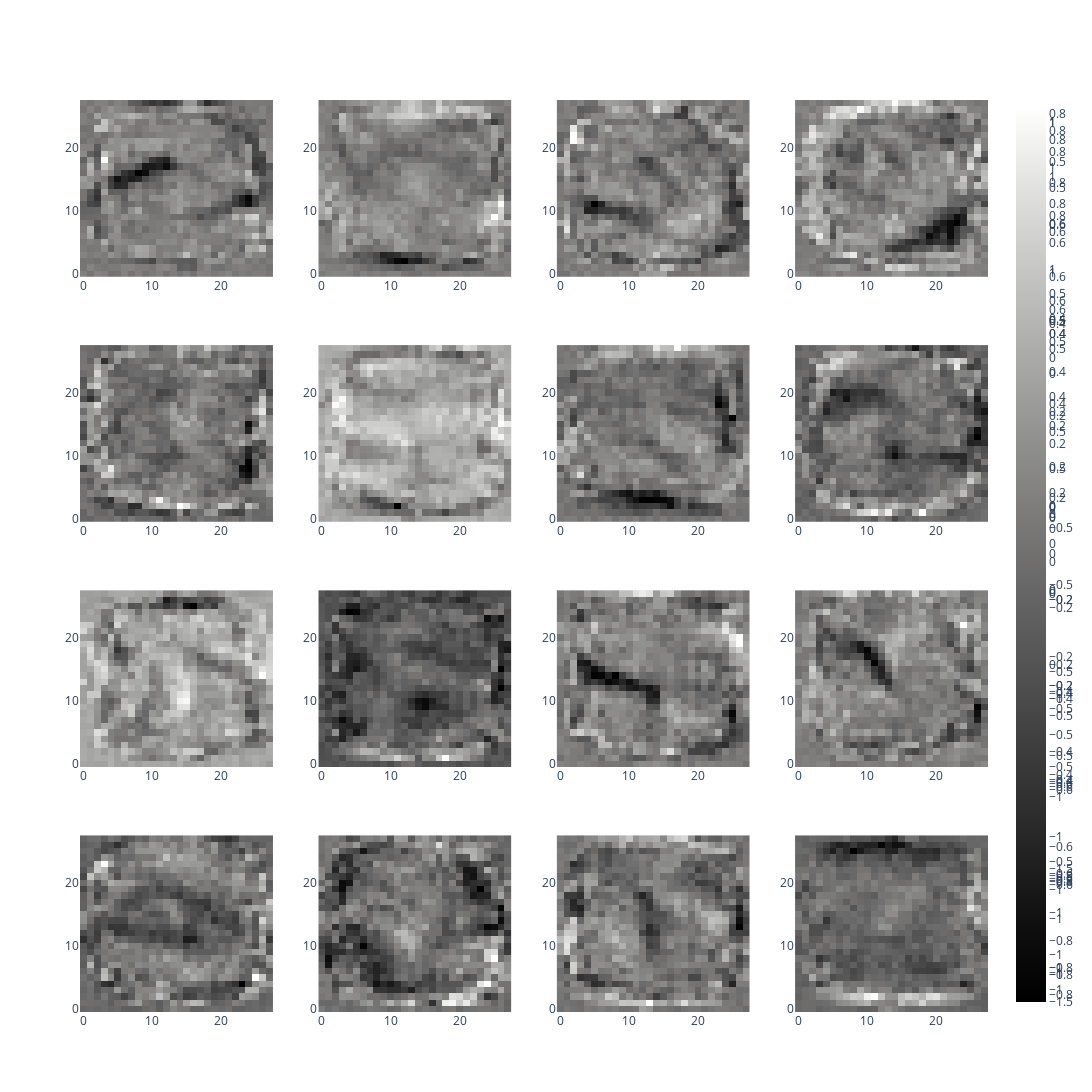

Notebook source saved alongside this figure:
### Markdown cell above
* Try the same thing with all the neurons of the first layer, can you see something interpretable? Youcan find help <a href="https://plotly.com/python/heatmaps/"> here </a> and <a href="https://plotly.com/python/subplots/"> here </a>.

### Code cell
from plotly.subplots import make_subplots
fig = make_subplots(rows=first_layer_weights.shape[1]//4, cols=4)
for i in range(first_layer_weights.shape[1]):
  row = i//4
  col = i - i//4*4
  neuron = first_layer_weights.numpy()[:,i]
  img = neuron.reshape([28,28])
  fig.add_trace(go.Heatmap(z=img, colorscale="gray"), row=row+1, col=col+1)

fig.update_layout(height=16*400/4, width=1200)

fig.show()

### Figure 1 — Plotly figure (JSON) as saved in the notebook; plotly's stock layout.template omitted (floating-point values rounded to 4 significant figures; data arrays with more than 128 entries replaced by an {"elided": "..."} marker saying what was removed)
{"data": [{"colorscale": [[0, "rgb(0, 0, 0)"], [0.09091, "rgb(16, 16, 16)"], [0.1818, "rgb(38, 38, 38)"], [0.2727, "rgb(59, 59, 59)"], [0.3636, "rgb(81, 80, 80)"], [0.4545, "rgb(102, 101, 101)"], [0.5455, "rgb(124, 123, 122)"], [0.6364, "rgb(146, 146, 145)"], [0.7273, "rgb(171, 171, 170)"], [0.8182, "rgb(197, 197, 195)"], [0.9091, "rgb(224, 224, 223)"], [1, "rgb(254, 254, 253)"]], "type": "heatmap", "xaxis": "x", "yaxis": "y", "z": {"elided": "28x28 float values"}}, {"colorscale": [[0, "rgb(0, 0, 0)"], [0.09091, "rgb(16, 16, 16)"], [0.1818, "rgb(38, 38, 38)"], [0.2727, "rgb(59, 59, 59)"], [0.3636, "rgb(81, 80, 80)"], [0.4545, "rgb(102, 101, 101)"], [0.5455, "rgb(124, 123, 122)"], [0.6364, "rgb(146, 146, 145)"], [0.7273, "rgb(171, 171, 170)"], [0.8182, "rgb(197, 197, 195)"], [0.9091, "rgb(224, 224, 223)"], [1, "rgb(254, 254, 253)"]], "type": "heatmap", "xaxis": "x2", "yaxis": "y2", "z": {"elided": "28x28 float values"}}, {"colorscale": [[0, "rgb(0, 0, 0)"], [0.09091, "rgb(16, 16, 16)"], [0.1818, "rgb(38, 38, 38)"], [0.2727, "rgb(59, 59, 59)"], [0.3636, "rgb(81, 80, 80)"], [0.4545, "rgb(102, 101, 101)"], [0.5455, "rgb(124, 123, 122)"], [0.6364, "rgb(146, 146, 145)"], [0.7273, "rgb(171, 171, 170)"], [0.8182, "rgb(197, 197, 195)"], [0.9091, "rgb(224, 224, 223)"], [1, "rgb(254, 254, 253)"]], "type": "heatmap", "xaxis": "x3", "yaxis": "y3", "z": {"elided": "28x28 float values"}}, {"colorscale": [[0, "rgb(0, 0, 0)"], [0.09091, "rgb(16, 16, 16)"], [0.1818, "rgb(38, 38, 38)"], [0.2727, "rgb(59, 59, 59)"], [0.3636, "rgb(81, 80, 80)"], [0.4545, "rgb(102, 101, 101)"], [0.5455, "rgb(124, 123, 122)"], [0.6364, "rgb(146, 146, 145)"], [0.7273, "rgb(171, 171, 170)"], [0.8182, "rgb(197, 197, 195)"], [0.9091, "rgb(224, 224, 223)"], [1, "rgb(254, 254, 253)"]], "type": "heatmap", "xaxis": "x4", "yaxis": "y4", "z": {"elided": "28x28 float values"}}, {"colorscale": [[0, "rgb(0, 0, 0)"], [0.09091, "rgb(16, 16, 16)"], [0.1818, "rgb(38, 38, 38)"], [0.2727, "rgb(59, 59, 59)"], [0.3636, "rgb(81, 80, 80)"], [0.4545, "rgb(102, 101, 101)"], [0.5455, "rgb(124, 123, 122)"], [0.6364, "rgb(146, 146, 145)"], [0.7273, "rgb(171, 171, 170)"], [0.8182, "rgb(197, 197, 195)"], [0.9091, "rgb(224, 224, 223)"], [1, "rgb(254, 254, 253)"]], "type": "heatmap", "xaxis": "x5", "yaxis": "y5", "z": {"elided": "28x28 float values"}}, {"colorscale": [[0, "rgb(0, 0, 0)"], [0.09091, "rgb(16, 16, 16)"], [0.1818, "rgb(38, 38, 38)"], [0.2727, "rgb(59, 59, 59)"], [0.3636, "rgb(81, 80, 80)"], [0.4545, "rgb(102, 101, 101)"], [0.5455, "rgb(124, 123, 122)"], [0.6364, "rgb(146, 146, 145)"], [0.7273, "rgb(171, 171, 170)"], [0.8182, "rgb(197, 197, 195)"], [0.9091, "rgb(224, 224, 223)"], [1, "rgb(254, 254, 253)"]], "type": "heatmap", "xaxis": "x6", "yaxis": "y6", "z": {"elided": "28x28 float values"}}, {"colorscale": [[0, "rgb(0, 0, 0)"], [0.09091, "rgb(16, 16, 16)"], [0.1818, "rgb(38, 38, 38)"], [0.2727, "rgb(59, 59, 59)"], [0.3636, "rgb(81, 80, 80)"], [0.4545, "rgb(102, 101, 101)"], [0.5455, "rgb(124, 123, 122)"], [0.6364, "rgb(146, 146, 145)"], [0.7273, "rgb(171, 171, 170)"], [0.8182, "rgb(197, 197, 195)"], [0.9091, "rgb(224, 224, 223)"], [1, "rgb(254, 254, 253)"]], "type": "heatmap", "xaxis": "x7", "yaxis": "y7", "z": {"elided": "28x28 float values"}}, {"colorscale": [[0, "rgb(0, 0, 0)"], [0.09091, "rgb(16, 16, 16)"], [0.1818, "rgb(38, 38, 38)"], [0.2727, "rgb(59, 59, 59)"], [0.3636, "rgb(81, 80, 80)"], [0.4545, "rgb(102, 101, 101)"], [0.5455, "rgb(124, 123, 122)"], [0.6364, "rgb(146, 146, 145)"], [0.7273, "rgb(171, 171, 170)"], [0.8182, "rgb(197, 197, 195)"], [0.9091, "rgb(224, 224, 223)"], [1, "rgb(254, 254, 253)"]], "type": "heatmap", "xaxis": "x8", "yaxis": "y8", "z": {"elided": "28x28 float values"}}, {"colorscale": [[0, "rgb(0, 0, 0)"], [0.09091, "rgb(16, 16, 16)"], [0.1818, "rgb(38, 38, 38)"], [0.2727, "rgb(59, 59, 59)"], [0.3636, "rgb(81, 80, 80)"], [0.4545, "rgb(102, 101, 101)"], [0.5455, "rgb(124, 123, 122)"], [0.6364, "rgb(146, 146, 145)"], [0.7273, "rgb(171, 171, 170)"], [0.8182, "rgb(197, 197, 195)"], [0.9091, "rgb(224, 224, 223)"], [1, "rgb(254, 254, 253)"]], "type": "heatmap", "xaxis": "x9", "yaxis": "y9", "z": {"elided": "28x28 float values"}}, {"colorscale": [[0, "rgb(0, 0, 0)"], [0.09091, "rgb(16, 16, 16)"], [0.1818, "rgb(38, 38, 38)"], [0.2727, "rgb(59, 59, 59)"], [0.3636, "rgb(81, 80, 80)"], [0.4545, "rgb(102, 101, 101)"], [0.5455, "rgb(124, 123, 122)"], [0.6364, "rgb(146, 146, 145)"], [0.7273, "rgb(171, 171, 170)"], [0.8182, "rgb(197, 197, 195)"], [0.9091, "rgb(224, 224, 223)"], [1, "rgb(254, 254, 253)"]], "type": "heatmap", "xaxis": "x10", "yaxis": "y10", "z": {"elided": "28x28 float values"}}, {"colorscale": [[0, "rgb(0, 0, 0)"], [0.09091, "rgb(16, 16, 16)"], [0.1818, "rgb(38, 38, 38)"], [0.2727, "rgb(59, 59, 59)"], [0.3636, "rgb(81, 80, 80)"], [0.4545, "rgb(102, 101, 101)"], [0.5455, "rgb(124, 123, 122)"], [0.6364, "rgb(146, 146, 145)"], [0.7273, "rgb(171, 171, 170)"], [0.8182, "rgb(197, 197, 195)"], [0.9091, "rgb(224, 224, 223)"], [1, "rgb(254, 254, 253)"]], "type": "heatmap", "xaxis": "x11", "yaxis": "y11", "z": {"elided": "28x28 float values"}}, {"colorscale": [[0, "rgb(0, 0, 0)"], [0.09091, "rgb(16, 16, 16)"], [0.1818, "rgb(38, 38, 38)"], [0.2727, "rgb(59, 59, 59)"], [0.3636, "rgb(81, 80, 80)"], [0.4545, "rgb(102, 101, 101)"], [0.5455, "rgb(124, 123, 122)"], [0.6364, "rgb(146, 146, 145)"], [0.7273, "rgb(171, 171, 170)"], [0.8182, "rgb(197, 197, 195)"], [0.9091, "rgb(224, 224, 223)"], [1, "rgb(254, 254, 253)"]], "type": "heatmap", "xaxis": "x12", "yaxis": "y12", "z": {"elided": "28x28 float values"}}, {"colorscale": [[0, "rgb(0, 0, 0)"], [0.09091, "rgb(16, 16, 16)"], [0.1818, "rgb(38, 38, 38)"], [0.2727, "rgb(59, 59, 59)"], [0.3636, "rgb(81, 80, 80)"], [0.4545, "rgb(102, 101, 101)"], [0.5455, "rgb(124, 123, 122)"], [0.6364, "rgb(146, 146, 145)"], [0.7273, "rgb(171, 171, 170)"], [0.8182, "rgb(197, 197, 195)"], [0.9091, "rgb(224, 224, 223)"], [1, "rgb(254, 254, 253)"]], "type": "heatmap", "xaxis": "x13", "yaxis": "y13", "z": {"elided": "28x28 float values"}}, {"colorscale": [[0, "rgb(0, 0, 0)"], [0.09091, "rgb(16, 16, 16)"], [0.1818, "rgb(38, 38, 38)"], [0.2727, "rgb(59, 59, 59)"], [0.3636, "rgb(81, 80, 80)"], [0.4545, "rgb(102, 101, 101)"], [0.5455, "rgb(124, 123, 122)"], [0.6364, "rgb(146, 146, 145)"], [0.7273, "rgb(171, 171, 170)"], [0.8182, "rgb(197, 197, 195)"], [0.9091, "rgb(224, 224, 223)"], [1, "rgb(254, 254, 253)"]], "type": "heatmap", "xaxis": "x14", "yaxis": "y14", "z": {"elided": "28x28 float values"}}, {"colorscale": [[0, "rgb(0, 0, 0)"], [0.09091, "rgb(16, 16, 16)"], [0.1818, "rgb(38, 38, 38)"], [0.2727, "rgb(59, 59, 59)"], [0.3636, "rgb(81, 80, 80)"], [0.4545, "rgb(102, 101, 101)"], [0.5455, "rgb(124, 123, 122)"], [0.6364, "rgb(146, 146, 145)"], [0.7273, "rgb(171, 171, 170)"], [0.8182, "rgb(197, 197, 195)"], [0.9091, "rgb(224, 224, 223)"], [1, "rgb(254, 254, 253)"]], "type": "heatmap", "xaxis": "x15", "yaxis": "y15", "z": {"elided": "28x28 float values"}}, {"colorscale": [[0, "rgb(0, 0, 0)"], [0.09091, "rgb(16, 16, 16)"], [0.1818, "rgb(38, 38, 38)"], [0.2727, "rgb(59, 59, 59)"], [0.3636, "rgb(81, 80, 80)"], [0.4545, "rgb(102, 101, 101)"], [0.5455, "rgb(124, 123, 122)"], [0.6364, "rgb(146, 146, 145)"], [0.7273, "rgb(171, 171, 170)"], [0.8182, "rgb(197, 197, 195)"], [0.9091, "rgb(224, 224, 223)"], [1, "rgb(254, 254, 253)"]], "type": "heatmap", "xaxis": "x16", "yaxis": "y16", "z": {"elided": "28x28 float values"}}], "layout": {"height": 1600, "width": 1200, "xaxis": {"anchor": "y", "domain": [0, 0.2125]}, "xaxis10": {"anchor": "y10", "domain": [0.2625, 0.475]}, "xaxis11": {"anchor": "y11", "domain": [0.525, 0.7375]}, "xaxis12": {"anchor": "y12", "domain": [0.7875, 1]}, "xaxis13": {"anchor": "y13", "domain": [0, 0.2125]}, "xaxis14": {"anchor": "y14", "domain": [0.2625, 0.475]}, "xaxis15": {"anchor": "y15", "domain": [0.525, 0.7375]}, "xaxis16": {"anchor": "y16", "domain": [0.7875, 1]}, "xaxis2": {"anchor": "y2", "domain": [0.2625, 0.475]}, "xaxis3": {"anchor": "y3", "domain": [0.525, 0.7375]}, "xaxis4": {"anchor": "y4", "domain": [0.7875, 1]}, "xaxis5": {"anchor": "y5", "domain": [0, 0.2125]}, "xaxis6": {"anchor": "y6", "domain": [0.2625, 0.475]}, "xaxis7": {"anchor": "y7", "domain": [0.525, 0.7375]}, "xaxis8": {"anchor": "y8", "domain": [0.7875, 1]}, "xaxis9": {"anchor": "y9", "domain": [0, 0.2125]}, "yaxis": {"anchor": "x", "domain": [0.8063, 1]}, "yaxis10": {"anchor": "x10", "domain": [0.2687, 0.4625]}, "yaxis11": {"anchor": "x11", "domain": [0.2687, 0.4625]}, "yaxis12": {"anchor": "x12", "domain": [0.2687, 0.4625]}, "yaxis13": {"anchor": "x13", "domain": [0, 0.1938]}, "yaxis14": {"anchor": "x14", "domain": [0, 0.1938]}, "yaxis15": {"anchor": "x15", "domain": [0, 0.1938]}, "yaxis16": {"anchor": "x16", "domain": [0, 0.1938]}, "yaxis2": {"anchor": "x2", "domain": [0.8063, 1]}, "yaxis3": {"anchor": "x3", "domain": [0.8063, 1]}, "yaxis4": {"anchor": "x4", "domain": [0.8063, 1]}, "yaxis5": {"anchor": "x5", "domain": [0.5375, 0.7312]}, "yaxis6": {"anchor": "x6", "domain": [0.5375, 0.7312]}, "yaxis7": {"anchor": "x7", "domain": [0.5375, 0.7312]}, "yaxis8": {"anchor": "x8", "domain": [0.5375, 0.7312]}, "yaxis9": {"anchor": "x9", "domain": [0.2687, 0.4625]}}}
